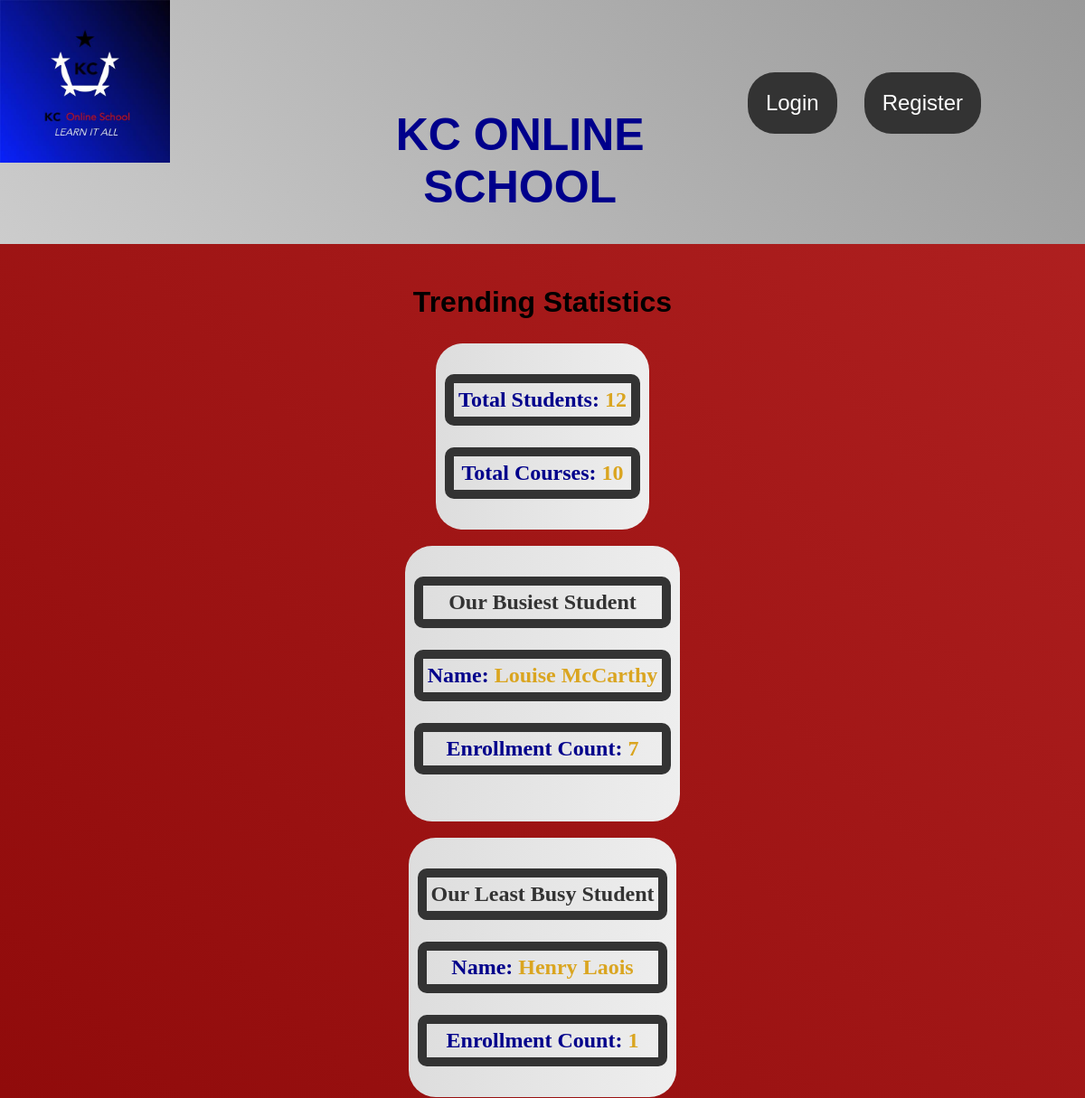
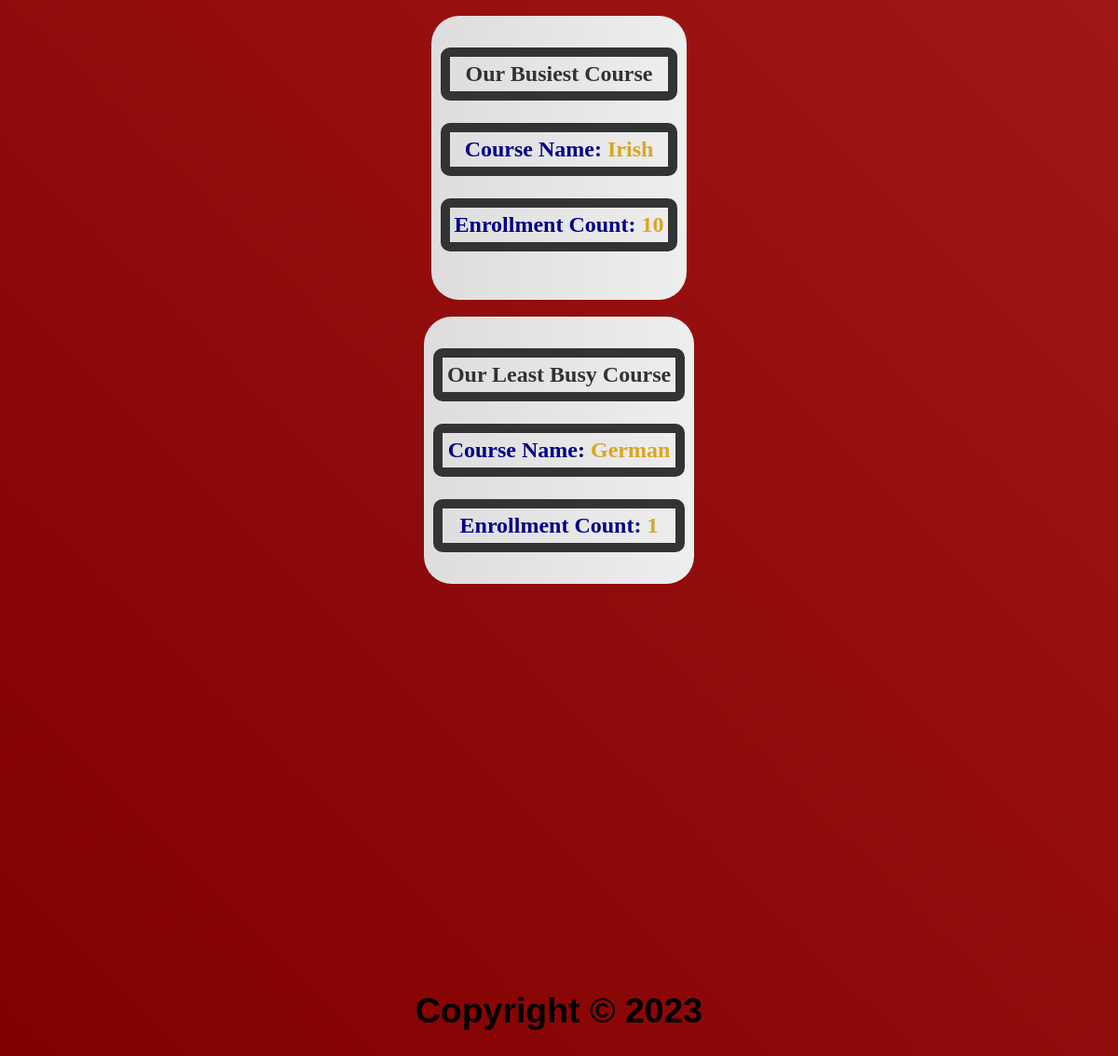
/trending, run on the app's committed database (2 pictures, top to bottom).
### models.py (models this page shows, shortened)
class AddStudent(db.Model):
    id = db.Column(db.Integer, primary_key=True, autoincrement=True)
    first_name = db.Column(db.String(50), nullable=False)
    last_name = db.Column(db.String(50), nullable=False)
    date_of_birth = db.Column(db.Date, nullable=False)
    phone = db.Column(db.String(15), nullable=False, unique=True)
    email = db.Column(db.String(100), nullable=False, unique=True)
    user_id = db.Column(db.Integer, db.ForeignKey('user.id'), nullable=False)
    created_at = db.Column(db.DateTime, default=datetime.utcnow)

class Course(db.Model):
    __tablename__ = 'courses'
    id = db.Column(db.Integer, primary_key=True)
    course_name = db.Column(db.String(255), nullable=False, unique=True)
    day = db.Column(db.String(50), nullable=False)
    time = db.Column(db.String(50), nullable=False)
    created_at = db.Column(db.DateTime, default=datetime.utcnow)
    user_id = db.Column(db.Integer, db.ForeignKey('user.id'))
    user = db.relationship('User', back_populates='courses')

### app.py (the view)
@app.route('/trending')
def trending():
    most_enrolled_student, least_enrolled_student, most_enrolled_course, least_enrolled_course, total_students, total_courses = get_enrollment_statistics()
    return render_template('trending.html',
                           most_enrolled_student=most_enrolled_student,
                           least_enrolled_student=least_enrolled_student,
                           most_enrolled_course=most_enrolled_course,
                           least_enrolled_course=least_enrolled_course,
                           total_students=total_students,
                           total_courses=total_courses)

### templates/trending.html (shortened to what this page needs)
{% extends 'base.html' %}
{% block content %}
    <div class="content-container">
        <h2>Trending Statistics</h2>
        <div class="trends-div">
            <p class="trends-p">
                <span class="labels">Total Students:</span>
                <span class="values">{{ total_students }}</span>
            </p>
            <p class="trends-p">
                <span class="labels">Total Courses:</span>
                <span class="values">{{ total_courses }}</span>
            </p>
        </div>
        <br>
        <div class="trends-div">
            <p class="trends-p">
                <span class="labels-hd">Our Busiest Student</span>
            </p>
            {% if most_enrolled_student %}
                <p class="trends-p">
                    <span class="labels">Name:</span>
                    <span class="values">{{ most_enrolled_student.first_name }} {{ most_enrolled_student.last_name }}</span>
                </p>
                <p class="trends-p">
                    <span class="labels">Enrollment Count:</span>
                    <span class="values">{{ most_enrolled_student.enrollment_count }}</span>
                </p>
                <br>
            {% else %}
                <p class="trends-p">
                    <span class="values">No trending statistics available for students.</span>
                </p>
            {% endif %}
        </div>
        <br>
        <div class="trends-div">
            <p class="trends-p">
                <span class="labels-hd">Our Least Busy Student</span>
            </p>
            {% if least_enrolled_student %}
                <p class="trends-p">
                    <span class="labels">Name:</span>
                    <span class="values">{{ least_enrolled_student.first_name }} {{ least_enrolled_student.last_name }}</span>
                </p>
                <p class="trends-p">
                    <span class="labels">Enrollment Count:</span>
                    <span class="values">{{ least_enrolled_student.enrollment_count }}</span>
                </p>
            {% else %}
                <p class="trends-p">
                    <span class="values">No trending statistics available for students.</span>
                </p>
            {% endif %}
        </div>
        <br>
        <div class="trends-div">
            <p class="trends-p">
                <span class="labels-hd">Our Busiest Course</span>
            </p>
            {% if most_enrolled_course %}
                <p class="trends-p">
                    <span class="labels">Course Name:</span>
                    <span class="values">{{ most_enrolled_course.course_name }}</span>
                </p>
                <p class="trends-p">
                    <span class="labels">Enrollment Count:</span>
                    <span class="values">{{ most_enrolled_course.enrollment_count }}</span>
                </p>
                <br>
            {% else %}
                <p class="trends-p">
                    <span class="values">No trending statistics available for courses.</span>
                </p>
            {% endif %}
        </div>
        <br>
        <div class="trends-div">
            <p class="trends-p">
                <span class="labels-hd">Our Least Busy Course</span>
            </p>
            {% if least_enrolled_course %}
                <p class="trends-p">
                    <span class="labels">Course Name:</span>
                    <span class="values">{{ least_enrolled_course.course_name }}</span>
                </p>
                <p class="trends-p">
                    <span class="labels">Enrollment Count:</span>
                    <span class="values">{{ least_enrolled_course.enrollment_count }}</span>
                </p>
            {% else %}
                <p class="trends-p">
                    <span class="values">No trending statistics available for courses.</span>
                </p>
            {% endif %}
        </div>
{% endblock %}

### templates/base.html (shortened to what this page needs)
<!DOCTYPE html>
<html lang="en">
<head>
    <link rel="stylesheet" href="{{ url_for('static', filename='css/style.css') }}">
</head>
<body {% if not current_user.is_authenticated %}class="logged-out"{% endif %}>
    <div id="wrapper">
        <header>
            <img id="logo" src="{{ url_for('static', filename='images/kc-logo.jpeg') }}" alt="{{ logo }}">
            <h1 id="logo-hd">KC ONLINE SCHOOL</h1>
            <nav id="top-nav">
                {% if current_user.is_authenticated %}
                    <a class="top-nav-a" href="{{ url_for('index') }}">Dashboard</a>
                    <a class="top-nav-a" href="{{ url_for('logout_page') }}">Logout</a>
                {% else %}
                    <a class="top-nav-a" href="{{ url_for('login_page') }}">Login</a>
                    <a class="top-nav-a" href="{{ url_for('register_page') }}">Register</a>
                {% endif %}
            </nav>
        </header>
        {% block content %}{% endblock %}
        <footer>
            <h3>Copyright &copy; 2023</h3>
        </footer>
    </div>
</body>
</html>

### static/css/style.css (style rules this page uses)
* { box-sizing: border-box; }
body { background: linear-gradient(45deg, #800000, #B22222); color: #CCCCCC; font-family: Arial, Helvetica, sans-serif; display: flex; flex-direction: column; min-height: 100vh; margin: 0; }
header { display: flex; flex-direction: row; justify-content: space-between; background: linear-gradient(45deg, #CCCCCC, #999999); }
#logo { height: 180px; width: 200px; }
#logo-hd { text-align: center; font-family: Impact, Haettenschweiler, 'Arial Narrow Bold', sans-serif; margin-top: 120px; margin-left: 150px; font-size: 50px; color: darkblue; }
#top-nav { display: flex; justify-content: center; align-items: center; height: 100%; font-size: x-large; margin-top: 80px; margin-right: 100px; }
.top-nav-a { margin: 0 15px; text-decoration: none; color: white; border-radius: 30px; padding: 20px; background-color: #333; }
.content-container { display: flex; flex-direction: column; align-items: center; text-align: center; margin-top: 20px; }
h1, h2 { font-weight: bold; font-size: xx-large; color: black; }
.trends-div { background: linear-gradient(to right, #ddd, #eee); color: #333; border-radius: 30px; padding: 10px; }
.trends-p { font-family: Georgia, 'Times New Roman', Times, serif; font-weight: bolder; }
.trends-p { font-size: x-large; font-weight: bold; border: 10px solid #333; border-radius: 10px; padding: 5px; }
.labels-hd { font-size: x-large; font-weight: bold; }
.trends-p .labels { color: darkblue; }
.trends-p .values { color: goldenrod; }
footer { text-align: center; font-size: xx-large; color: black; margin-top: 200px; }
body.logged-out footer { margin-top: 400px; }

### data on the page
AddStudent: first_name "Louise", last_name "McCarthy"
AddStudent: first_name "Henry", last_name "Laois"
Course: course_name "Irish"
Course: course_name "German"

### other printed values
{{ total_students }} "12"
{{ total_courses }} "10"
{{ most_enrolled_student.enrollment_count }} "7"
{{ least_enrolled_student.enrollment_count }} "1"
{{ most_enrolled_course.enrollment_count }} "10"
{{ least_enrolled_course.enrollment_count }} "1"
